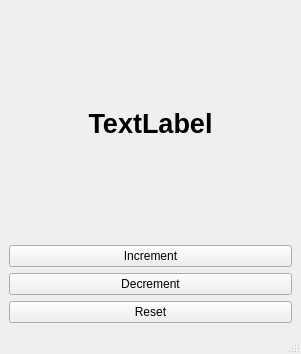
<?xml version="1.0" encoding="UTF-8"?>
<ui version="4.0">
 <class>MainWindow</class>
 <widget class="QMainWindow" name="MainWindow">
  <property name="geometry">
   <rect>
    <x>0</x>
    <y>0</y>
    <width>301</width>
    <height>354</height>
   </rect>
  </property>
  <property name="windowTitle">
   <string>MainWindow</string>
  </property>
  <widget class="QWidget" name="centralwidget">
   <layout class="QVBoxLayout" name="verticalLayout_2">
    <item>
     <layout class="QVBoxLayout" name="verticalLayout">
      <item>
       <widget class="QLabel" name="label">
        <property name="text">
         <string>&lt;html&gt;&lt;head/&gt;&lt;body&gt;&lt;p align=&quot;center&quot;&gt;&lt;span style=&quot; font-size:20pt; font-weight:600;&quot;&gt;TextLabel&lt;/span&gt;&lt;/p&gt;&lt;/body&gt;&lt;/html&gt;</string>
        </property>
       </widget>
      </item>
      <item>
       <widget class="QPushButton" name="btn_inc">
        <property name="text">
         <string>Increment</string>
        </property>
        <property name="icon">
         <iconset resource="resources.qrc">
          <normaloff>:/icons/plus.png</normaloff>:/icons/plus.png</iconset>
        </property>
       </widget>
      </item>
      <item>
       <widget class="QPushButton" name="btn_dec">
        <property name="text">
         <string>Decrement</string>
        </property>
        <property name="icon">
         <iconset resource="resources.qrc">
          <normaloff>:/icons/minus.png</normaloff>:/icons/minus.png</iconset>
        </property>
       </widget>
      </item>
      <item>
       <widget class="QPushButton" name="btn_reset">
        <property name="text">
         <string>Reset</string>
        </property>
        <property name="icon">
         <iconset resource="resources.qrc">
          <normaloff>:/icons/return.png</normaloff>:/icons/return.png</iconset>
        </property>
       </widget>
      </item>
     </layout>
    </item>
   </layout>
  </widget>
  <widget class="QMenuBar" name="menubar">
   <property name="geometry">
    <rect>
     <x>0</x>
     <y>0</y>
     <width>301</width>
     <height>22</height>
    </rect>
   </property>
  </widget>
  <widget class="QStatusBar" name="statusbar"/>
 </widget>
 <resources>
  <include location="resources.qrc"/>
 </resources>
 <connections/>
</ui>
